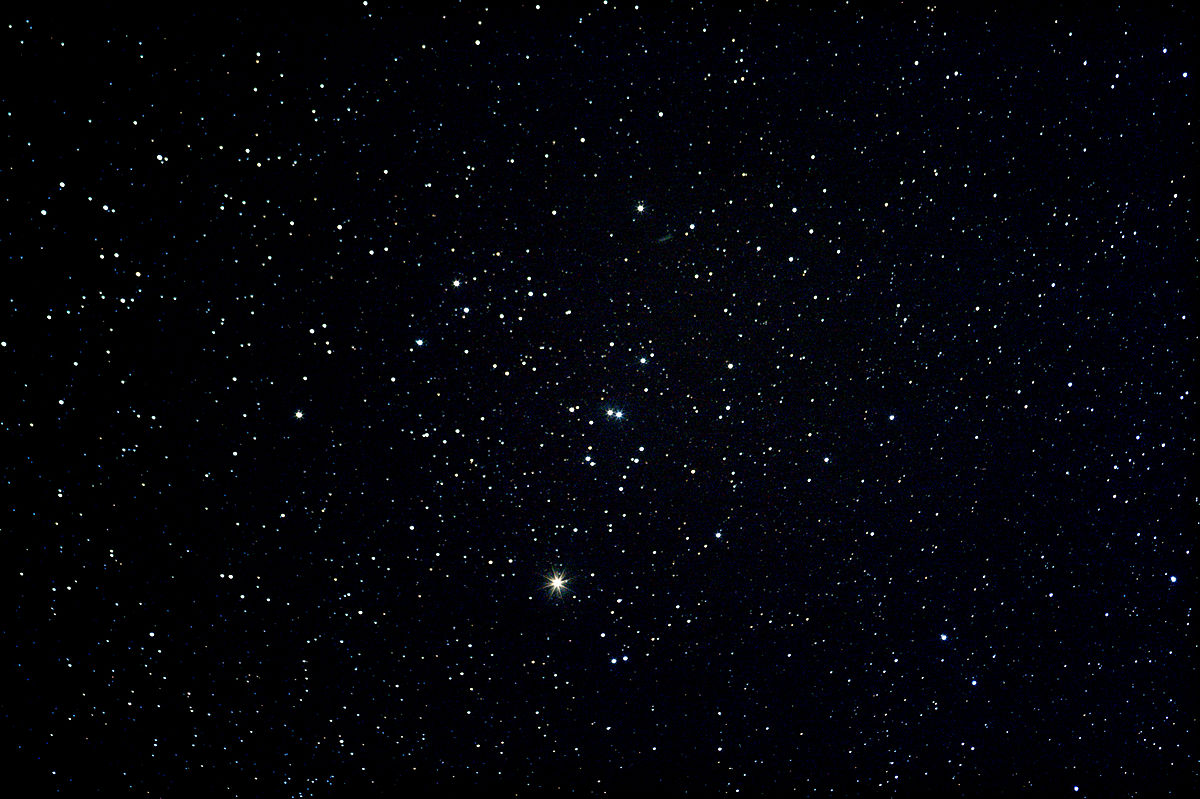
#> input picture hyades.jpg, 1200 x 799 px
$ python star.py
#> lines starting #> are read from the running program, lines starting #| are printed output that depends on the picture
import numpy as np
import cv2
import matplotlib.pyplot as plt
from scipy import ndimage

# install numpy with: pip install numpy
# install cv2 with: pip install opencv-python
# install scipy with: pip install scipy

# 1) read image
img = cv2.imread("hyades.jpg")
#> img is the input picture: shape (799, 1200, 3); mean B, G, R 9.2, 3.9, 3.5

# 2) convert to grayscale. Colour are not needed
img_gray = cv2.cvtColor(img, cv2.COLOR_BGR2GRAY)

# 3) Binarize image with a threshold, all pixels with a value over threshold
#    will be set to max_val, all others to zero
#    results in binarized image of ones and zeros
#    The lower the threshold, the more stars
max_val = 1
threshold = 220
_, img_bin = cv2.threshold(img_gray, threshold, max_val, cv2.THRESH_BINARY)
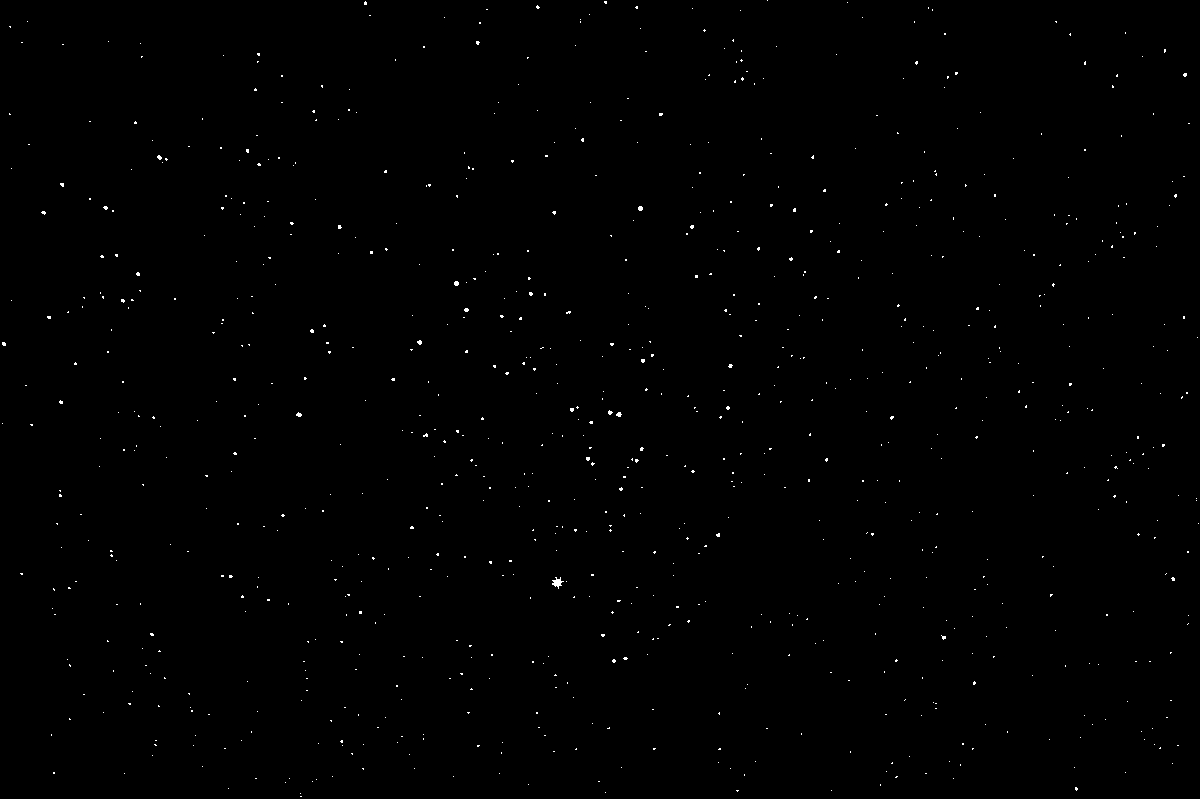
#> img_bin: shape (799, 1200); values 0 (black) and 1 (white), 0.31% white in thin lines or dots

# 4) The actual smart function.
#    Assigns each connected area of pixels with non-zero values a label
#    ranging from 0 (background) to number of stars (1 - number of stars)
# https://docs.scipy.org/doc/scipy/reference/generated/scipy.ndimage.label.html
labeled, nr_objects = ndimage.label(img_bin)
#> labeled: shape (799, 1200) int32; 895 distinct labels, from 0 to 894
#> nr_objects = 894
# Print number of stars
print("Number of stars is", nr_objects)
#| Number of stars is 894

# 5) Find geometric center of each label (star with a certain area)
#    this corresponds to the middle of the star

# The coordinates of the stars will be gathered here
stars = []
# iterate through labels
for label in range(1, nr_objects):
    indices = np.argwhere(labeled == label)
    y_indices = indices[:, 0]
    x_indices = indices[:, 1]

    # geometric center
    iy_mean = int(np.mean(y_indices))
    ix_mean = int(np.mean(x_indices))

    stars.append([ix_mean, iy_mean])
#> this loop made 893 passes
#> (y_indices, x_indices, iy_mean, ix_mean) on passes 1 to 3: ([0], [767], 0, 767), ([1, 2, 2, 2, 3, 3, 3, 4, 4, 4], [365, 364, 365, 366, 364, 365, 366, 364, 365, 366], 2, 365), ([1, 1, 1, 2, 2, 2, 3, 3], [604, 605, 606, 604, 605, 606, 605, 606], 1, 605)
#> after the loop, stars = 893 pairs, first value 2 to 1198, second value 0 to 793

# Result: Coordinates of stars in a 2D array
stars = np.array(stars)

# VISUALIZATION
# Shows the raw image
plt.figure(1)
plt.subplot(2, 2, 1)
plt.imshow(img)
plt.title("Raw image")

# Shows the gray scaled image
plt.subplot(2, 2, 2)
plt.imshow(img_gray, cmap="gray")
plt.title("Gray-scaled image")

# Shows the binarized image
plt.subplot(2, 2, 3)
# Attention: not all stars are shown due to visualization problems of python
# Therefore, the stars in the binarized image are enlarged to make them visible in the plot
kernel = np.ones((2, 2), np.uint8)
img_bin_vis = cv2.dilate(img_bin, kernel)
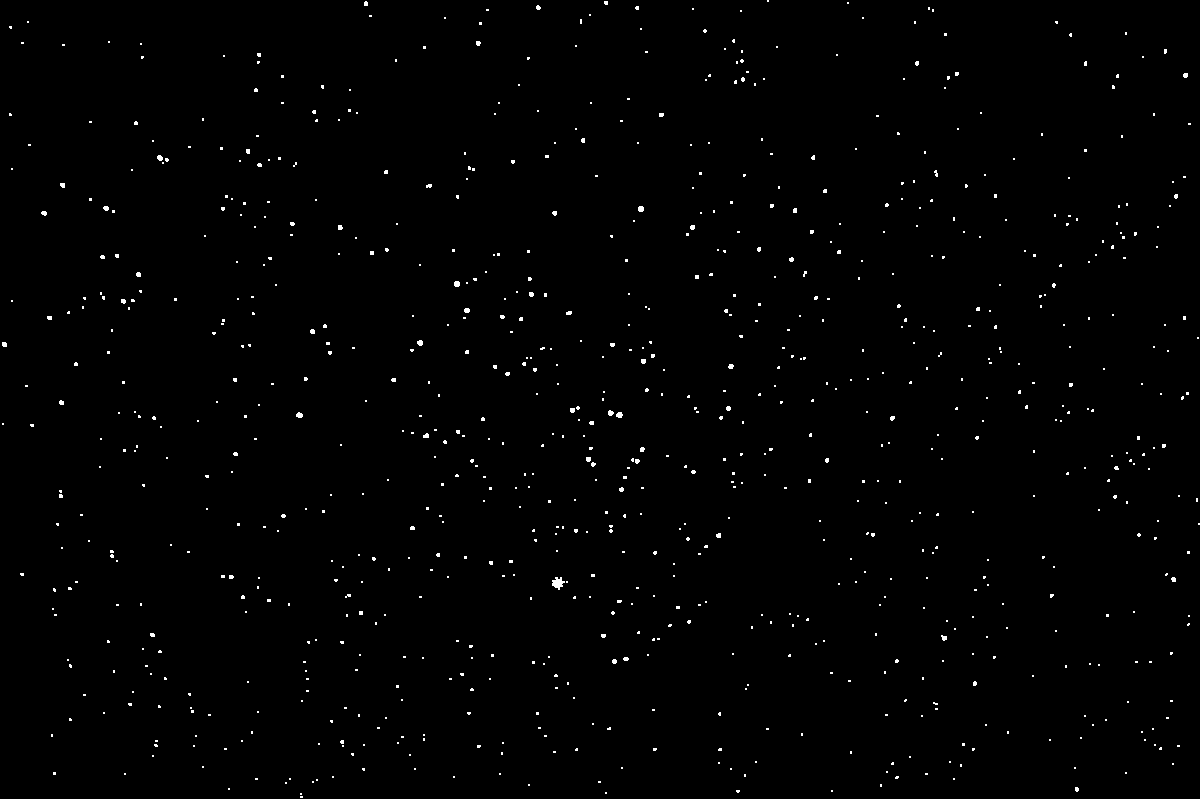
#> img_bin_vis: shape (799, 1200); values 0 (black) and 1 (white), 0.73% white in thin lines or dots
plt.imshow(img_bin_vis, cmap="gray")
plt.title("Binarised image")

# Shows the labels of the stars decoded as a colour
plt.subplot(2, 2, 4)
plt.imshow(labeled, cmap="gist_rainbow")
plt.title("Each star is decoded with a colour/label from 1 to number of stars.")

# Show the coordinates of the stars marked with a blue circle
# More stars can be found if the threshold is lowered.
plt.figure(2)
plt.subplot(1, 2, 1)
plt.imshow(img, cmap="gray")
plt.title("Raw image")
plt.subplot(1, 2, 2)
plt.scatter(stars[:, 0], stars[:, 1], s=10, facecolors='none', edgecolors='blue')
plt.imshow(img, cmap="gray")
plt.title("marked coordinates of stars")

# Triggers the visualization
plt.show()
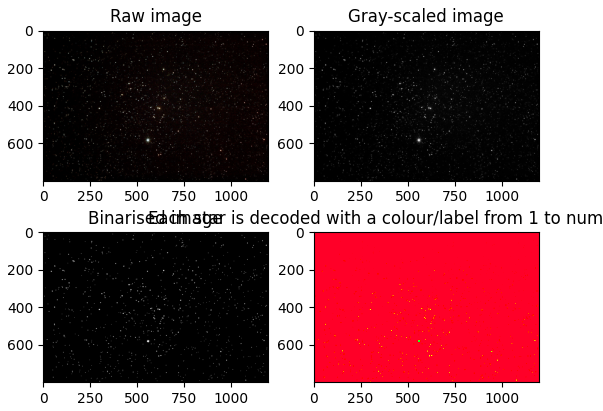
#> figure drawn by matplotlib, 4 panels; B, G, R data is drawn as R, G, B
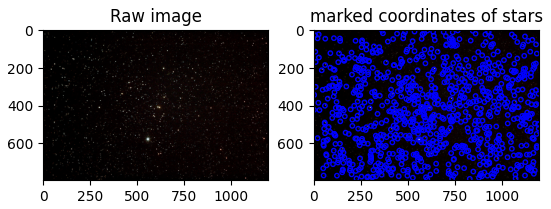
#> figure drawn by matplotlib, 2 panels; B, G, R data is drawn as R, G, B
